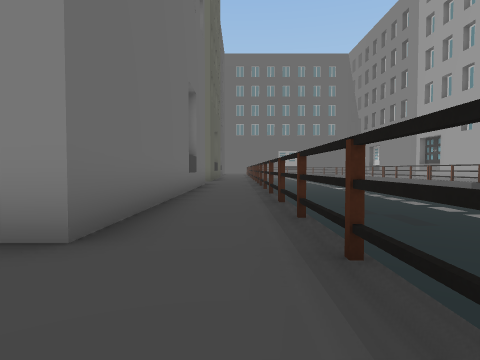
[1] (above)

17 first-person views from a walk through a 3-D level made in the Unity game engine. The camera is 1.2 m above the floor, tilts 2° down and sees 75° across. The floor is counted in squares, 2 m on a side. Each view is taken from the middle of a square. On the plan, view 1 faces up. The plan holds only what a view shows up to about 9 squares ahead; the rest is blank. The place goes on beyond the plan. The player character is not drawn. Some animated figures are left out. Some surface patterns are stand-ins.

[2]
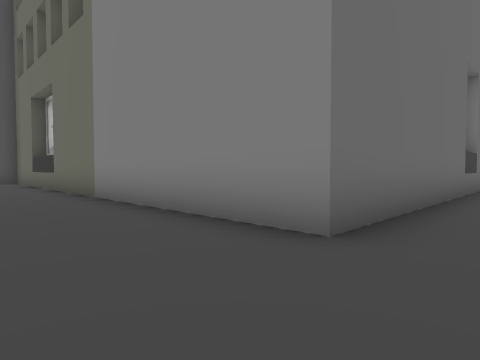

[3]
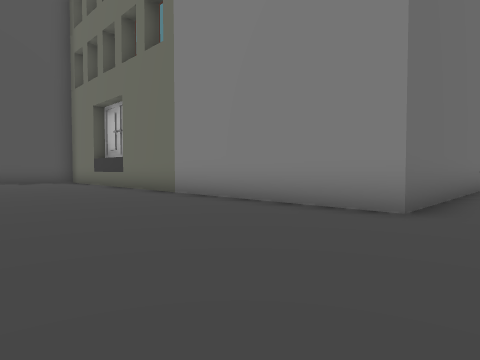

[4]
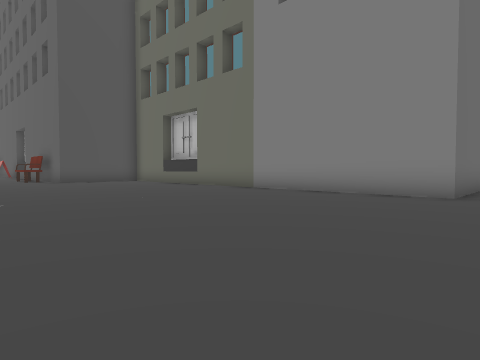

[5]
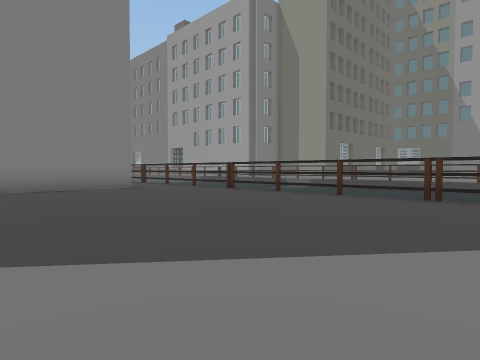

[6]
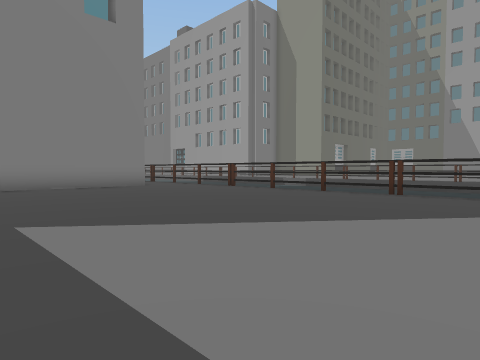

[7]
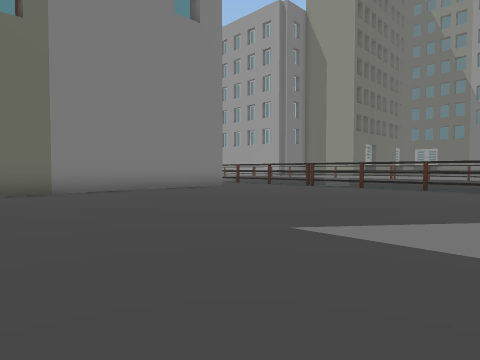

[8]
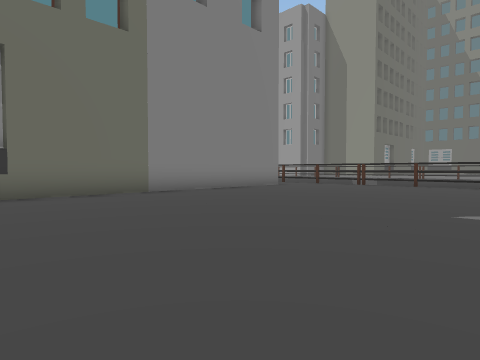

[9]
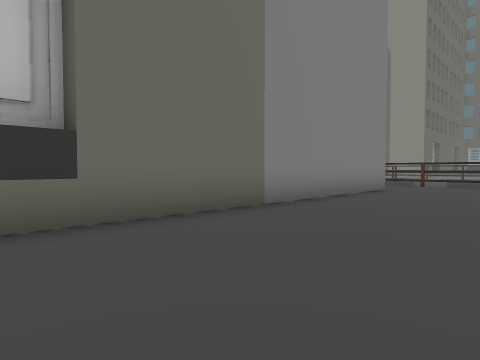

[10]
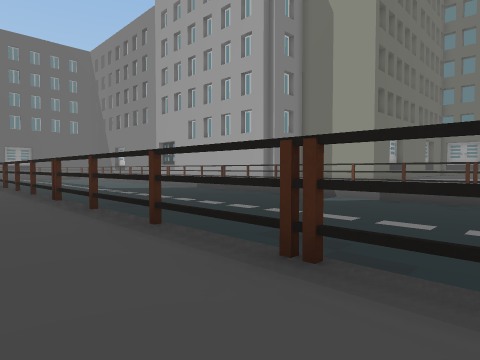

[11]
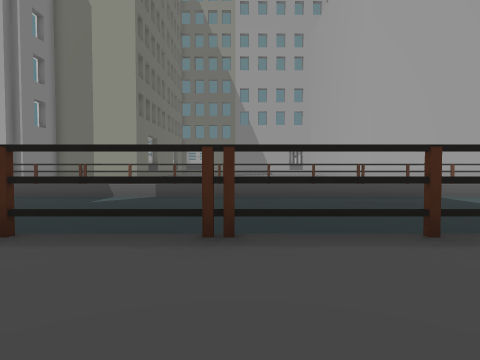

[12]
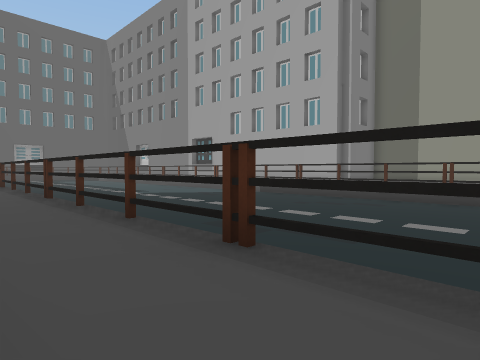

[13]
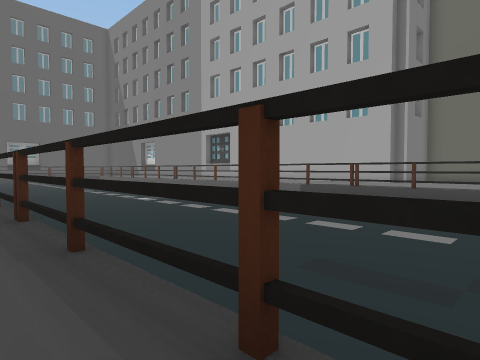

[14]
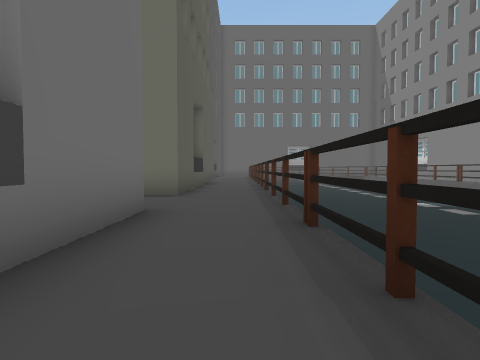

[15]
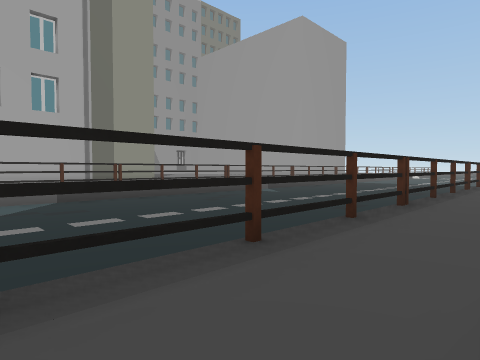

[16]
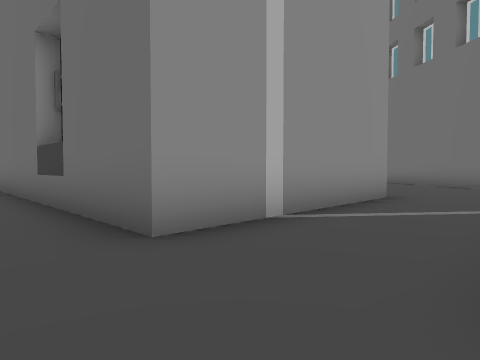

[17]
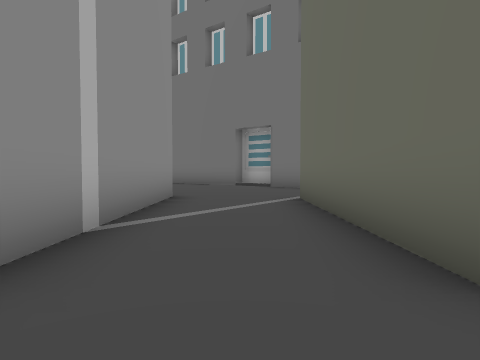

### Floor plan
Key: @ floor where view 1 was taken; . main floor; - floor 1 m lower than the main floor; = window, fence, low wall or low ledge; v drop or lower ground; O other object.
Columns run from 11 left of view 1 to 9 right of it. Each row starts with its distance up from view 1.
 17          O..=-----
 16          O..=--------
 15   ...OOOOO..=--------
 14  ...........=--------
 13  ...........v-------
 12  ...OOOOOO..=------
 11          O..v-----
 10          O..=-----
  9          O..=------
  8          O..=-------
  7          O..=--------
  6          O..=--------
  5          O..=--------
  4          O..=------
  3 OOOOOOOOOO..=-------
  2 ............=--------
  1 ............=--------
  0 ...........@v--------
 -1 ............= --- -
 -2 ............v --- -
 -3 ............= --- -
 -4 ............= ---
 -5 ............=  --
 -6   ..........=
 -7     ........=
 -8     .....

Where each view was taken, in squares from view 1:
view 1: 0 up, 0 right, facing up
view 2: 0 up, 0 right, facing up-left
view 3: 2 down, 0 right, facing up-left
view 4: 5 down, 0 right, facing up-left
view 5: 7 down, 6 left, facing up-right
view 6: 8 down, 7 left, facing up-right
view 7: 6 down, 9 left, facing up-right
view 8: 5 down, 11 left, facing up-right
view 9: 1 down, 11 left, facing up-right
view 10: 1 down, 1 left, facing up-right
view 11: 0 up, 2 left, facing right
view 12: 4 up, 1 left, facing up-right
view 13: 7 up, 0 right, facing up-right
view 14: 8 up, 0 right, facing up
view 15: 17 up, 1 left, facing down-right
view 16: 15 up, 0 right, facing down-left
view 17: 14 up, 0 right, facing left
